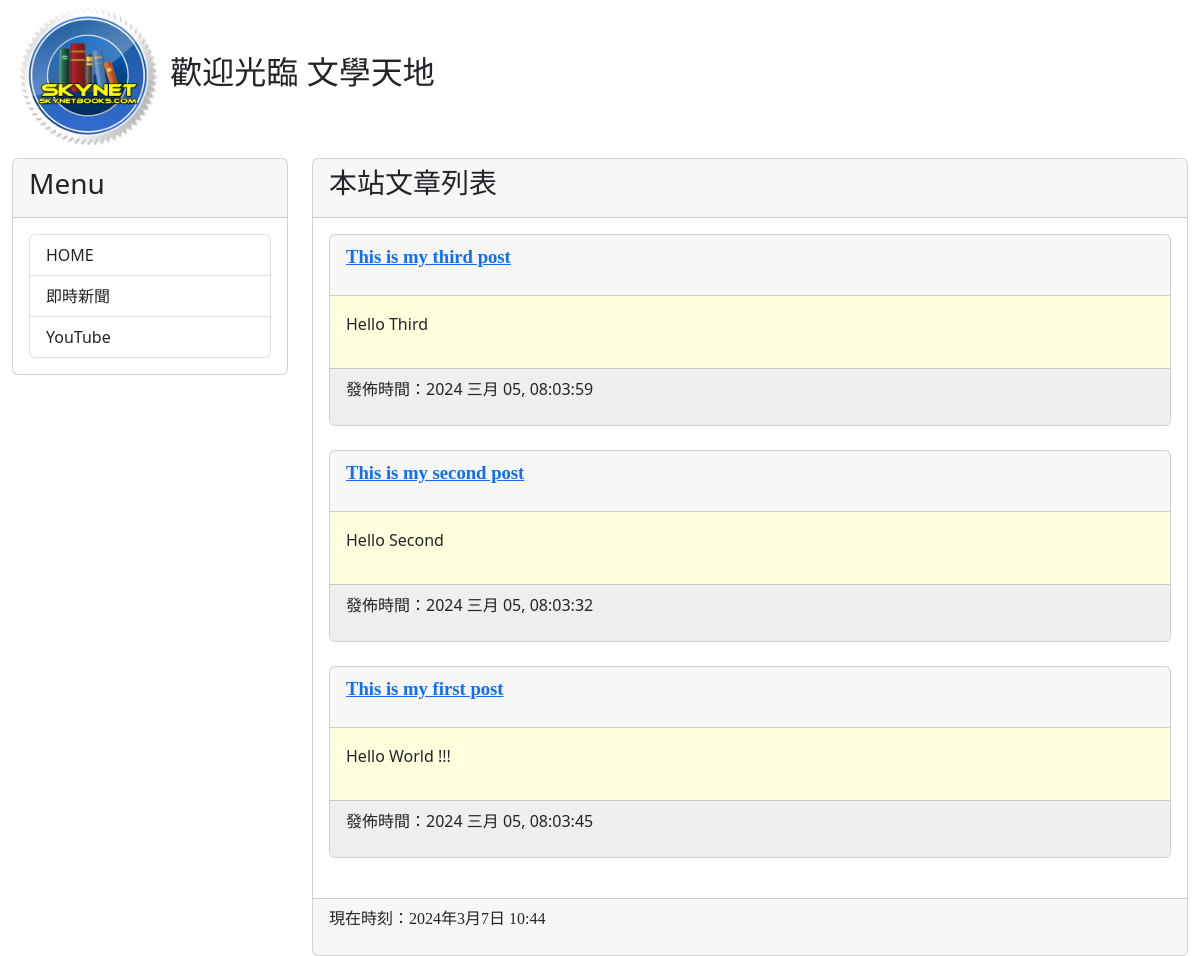
The page / on the database its author committed.
### mysite/models.py (models this page shows, shortened)
class Post(models.Model):
    title = models.CharField(max_length=200)
    slug = models.CharField(max_length=200)
    body = models.TextField()
    pub_date = models.DateTimeField(auto_now_add=True)
    class Meta:
        ordering = ('-pub_date',)

### mysite/views.py (the view)
# urls.py: path('', homepage),
def homepage(request):
    posts = Post.objects.all()
    now = datetime.now()
    return render(request, "index.html", locals()) # locals() 將打包區域變數到一個dict

### templates/index.html (shortened to what this page needs)
{% extends 'base.html' %}
{% block headmessage %}
    <h3 style='font-family:標楷體;'>本站文章列表</a>
{% endblock %}
{% block content %}
    {% for post in posts %}
    <div class='card'>
        <div class='card-header'>
            <p style='font-family:微軟正黑體;font-size:14pt;font-weight:bold;'>
                <a href='/post/{{post.slug}}'>{{ post.title }}</a>
            </p>
        </div>
        <div class='card-body' style='background-color:#ffffdd'>
            <p>
               {{ post.body | truncatechars:40 }}
            </p>
        </div>
        <div class='card-footer'  style='background-color:#efefef'>
            <p>
                發佈時間：{{ post.pub_date | date:"Y M d, h:m:s"}}
            </p>
        </div>
    </div>
    <br>
    {% endfor %}
{% endblock %}

### rows shown on the page
Post: title "This is my third post", body "Hello Third", pub_date "2024 三月 05, 08:03:59"
Post: title "This is my second post", body "Hello Second", pub_date "2024 三月 05, 08:03:32"
Post: title "This is my first post", body "Hello World !!!", pub_date "2024 三月 05, 08:03:45"
